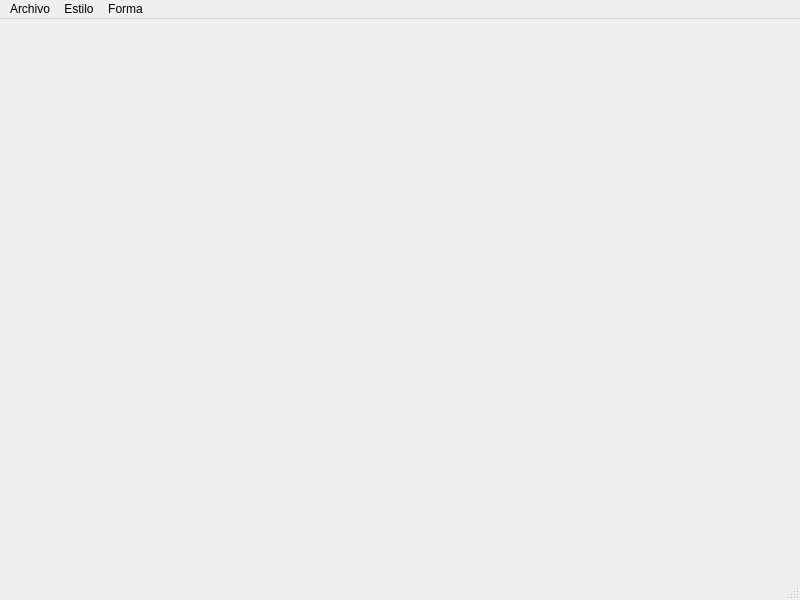
<?xml version="1.0" encoding="UTF-8"?>
<ui version="4.0">
 <class>Principal</class>
 <widget class="QMainWindow" name="Principal">
  <property name="geometry">
   <rect>
    <x>0</x>
    <y>0</y>
    <width>800</width>
    <height>600</height>
   </rect>
  </property>
  <property name="cursor">
   <cursorShape>CrossCursor</cursorShape>
  </property>
  <property name="windowTitle">
   <string>Principal</string>
  </property>
  <property name="windowIcon">
   <iconset resource="Imagenes/Recursos.qrc">
    <normaloff>:/icono.png</normaloff>:/icono.png</iconset>
  </property>
  <widget class="QWidget" name="centralwidget"/>
  <widget class="QMenuBar" name="menubar">
   <property name="geometry">
    <rect>
     <x>0</x>
     <y>0</y>
     <width>800</width>
     <height>22</height>
    </rect>
   </property>
   <widget class="QMenu" name="menuArchivo">
    <property name="title">
     <string>Archivo</string>
    </property>
    <addaction name="actionNuevo"/>
    <addaction name="actionGuardar"/>
    <addaction name="separator"/>
    <addaction name="actionSalir"/>
   </widget>
   <widget class="QMenu" name="menuEstilo">
    <property name="title">
     <string>Estilo</string>
    </property>
    <addaction name="actionColor"/>
    <addaction name="actionAncho"/>
   </widget>
   <widget class="QMenu" name="menuForma">
    <property name="title">
     <string>Forma</string>
    </property>
    <addaction name="actionLineas"/>
    <addaction name="actionLibre"/>
    <addaction name="actionRect_nculos"/>
    <addaction name="actionCircunferencias"/>
   </widget>
   <addaction name="menuArchivo"/>
   <addaction name="menuEstilo"/>
   <addaction name="menuForma"/>
  </widget>
  <widget class="QStatusBar" name="statusbar"/>
  <action name="actionNuevo">
   <property name="text">
    <string>Nuevo</string>
   </property>
   <property name="shortcut">
    <string>Ctrl+N</string>
   </property>
  </action>
  <action name="actionGuardar">
   <property name="text">
    <string>Guardar</string>
   </property>
   <property name="shortcut">
    <string>Ctrl+S</string>
   </property>
  </action>
  <action name="actionSalir">
   <property name="text">
    <string>Salir</string>
   </property>
   <property name="shortcut">
    <string>Ctrl+Q</string>
   </property>
  </action>
  <action name="actionColor">
   <property name="text">
    <string>Color</string>
   </property>
   <property name="shortcut">
    <string>Ctrl+Shift+C</string>
   </property>
  </action>
  <action name="actionAncho">
   <property name="text">
    <string>Ancho</string>
   </property>
   <property name="shortcut">
    <string>Ctrl+Shift+A</string>
   </property>
  </action>
  <action name="actionLineas">
   <property name="checkable">
    <bool>true</bool>
   </property>
   <property name="text">
    <string>Lineas</string>
   </property>
  </action>
  <action name="actionLibre">
   <property name="checkable">
    <bool>true</bool>
   </property>
   <property name="text">
    <string>Libre</string>
   </property>
  </action>
  <action name="actionRect_nculos">
   <property name="checkable">
    <bool>true</bool>
   </property>
   <property name="text">
    <string>Rectánculos</string>
   </property>
  </action>
  <action name="actionCircunferencias">
   <property name="checkable">
    <bool>true</bool>
   </property>
   <property name="text">
    <string>Circunferencias</string>
   </property>
  </action>
 </widget>
 <resources>
  <include location="Imagenes/Recursos.qrc"/>
 </resources>
 <connections/>
</ui>
